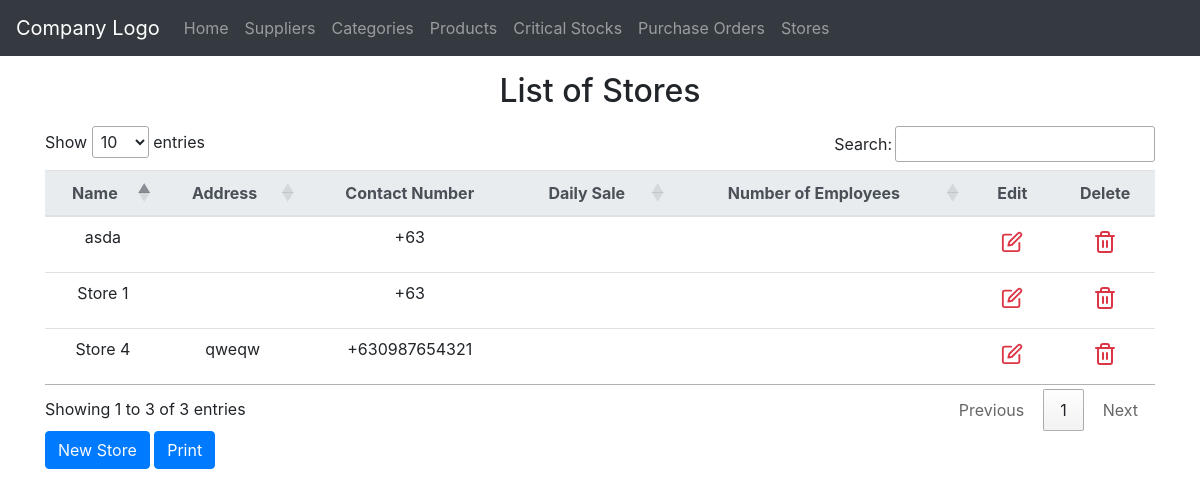
The app's page /stores/index.php with its own data.
### tables this page shows
CREATE TABLE `stores` (
  `Id` int(11) NOT NULL,
  `Name` varchar(255) NOT NULL,
  `Address` varchar(255) DEFAULT NULL,
  `ContactNumber` varchar(13) DEFAULT NULL
);

### private/query_functions.php (called while the page is built, shortened)
<?php
   function find_all_stores($search = null,$options=[]) {
    global $db;
    $sql = "SELECT * FROM stores ";
    $sql .= "ORDER BY Id ASC";
    $result = mysqli_query($db, $sql);
    return $result;
  }
?>

### private/functions.php (called while the page is built, shortened)
<?php
function h($string="") {
  return htmlspecialchars($string);
}
?>

### public/stores/index.php (the view, shortened to what this page needs)
<?php
    $store_list = find_all_stores();
?>
<?php include('../../private/shared/public_header.php');?>
<?php include('../../private/shared/public_navigation.php');?>
  <body>
  <div class="container mb-3">
        <h2 class="my-3 text-center" id="title">List of Stores</h2>
    <table class="mx-auto table table-sm table-hover table-responsive-sm" id="printTable">
    	<thead class="thead-light">
    		<tr>
    			<th>Name</th>
	    		<th>Address</th>
	    		<th>Contact Number</th>
                <th>Daily Sale</th>
                <th>Number of Employees</th>
	    		<th class="notPrintable">Edit</th>
	    		<th class="notPrintable">Delete</th>
    		</tr>
    	</thead>
    	<tbody>
    	    <?php if (mysqli_num_rows($store_list)>0){
    	    	while($store = mysqli_fetch_assoc($store_list)) { ?>
    		<tr>
    			<td><?php echo h($store['Name']); ?></td>
    			<td><?php echo h($store['Address']); ?></td>
                <td><?php echo h($store['ContactNumber']); ?></td>
                <td></td>
                <td></td>
	    		<td class="notPrintable"><a class="btn btn-sm bg-transparent text-danger editStore" ><i data-feather="edit" width="22" heigth="22" ></i></a></td>
    			<td class="notPrintable"><a class="btn btn-sm bg-transparent text-danger deleteStore" ><i data-feather="trash-2"></i></a></td>
    		</tr>
    		<?php }}else{ ?>
    			<tr class="notPrintable"><td colspan="7" align="center">No Records Found</td></tr>
    		<?php }?>
    	</tbody>
    </table>
    <a class="btn btn-primary text-light" data-toggle="modal" data-target="#newStoreModal">New Store</a>
    <button id="printBtn" class="btn btn-primary">Print</button>
	<?php include('edit.php');?>
<?php include('../../private/shared/public_footer.php');?>
</body>
</html>

### public/resources/css/suppliers.css (style rules this page uses)
.btn { box-shadow: none !important; }

### public/stores/index.php (style rules this page uses)
tr,td,th { text-align: center !important; }

### records on screen
stores: Name "Store 4", Address "qweqw", ContactNumber "+630987654321"
stores: Name "Store 1", ContactNumber "+63"
stores: Name "asda", ContactNumber "+63"
